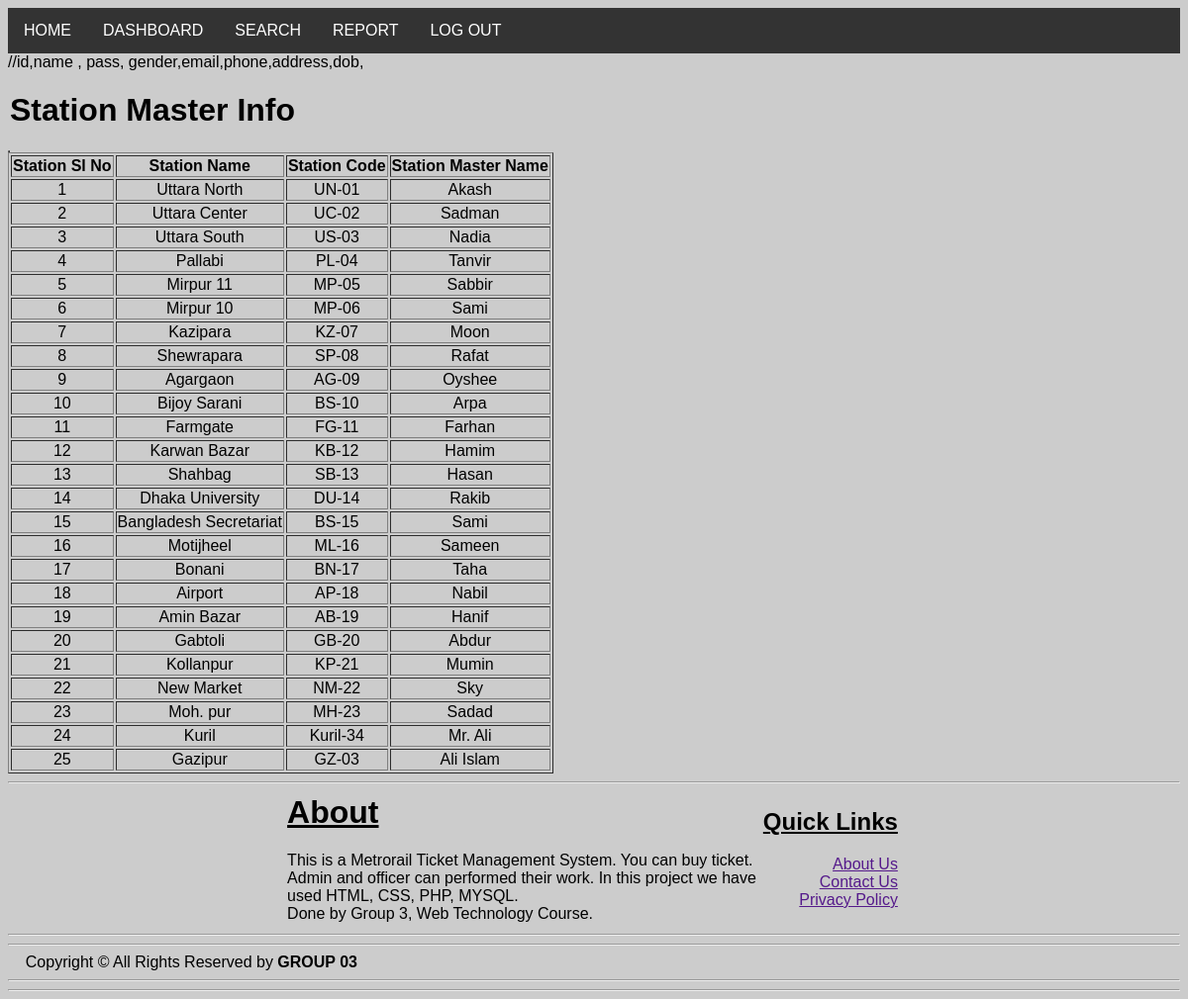
Page /admin/smaster.php on the committed database.
### tables this page shows
CREATE TABLE `train_route` (
  `r_id` int(10) NOT NULL,
  `r_name` text NOT NULL,
  `r_code` varchar(20) NOT NULL,
  `sm_name` text NOT NULL
);

### admin/Models/db_config.php (called while the page is built, shortened)
<?php
	$db_server="localhost";
	$db_uname="root";
	$db_pass="";
	$db_name="web_project";
	function get($query){
		global $db_server,$db_uname,$db_pass,$db_name;
		$conn = mysqli_connect($db_server,$db_uname,$db_pass,$db_name);
		$data = array();
		if($conn){
			$result = mysqli_query($conn,$query);
			while($row = mysqli_fetch_assoc($result)){
				$data[] = $row;
			}
		}
		return $data;
	}
?>

### admin/smaster.php (the view, shortened to what this page needs)
<?php
include_once 'header.php';
   require_once 'Models/db_config.php';
?>
<html>
	    <head>
        </head>
    <body>
	<legend><h1>Station Master Info</h1></legend>
           <div class="row">
                <div class="column">
                    <table border="1">
                       </div>
                <div class="column">
                    <table border="1">
                    <?php
                        $query1 = "SELECT r_id,r_name,r_code,sm_name FROM `train_route`";
                        $result1=get($query1);
                        echo "<tr><th>Station Sl No</th>
						<th>Station Name</th>
						<th>Station Code</th>
						<th>Station Master Name</th></tr>";
                        ?>
                    <?php
                        foreach ($result1 as $row){
                            echo "<tr><td align='center'>$row[r_id]</td>";
							echo "<td align='center'>$row[r_name]</td>";
							echo "<td align='center'>$row[r_code]</td>";
                            echo "<td align='center'>$row[sm_name]</td></tr>";}
                        ?>
                    </table>
                </div>
                </div>
            </body>
</html>
<?php include_once 'footer.php'?>

### admin/header.php (shortened to what this page needs)
<html>
<head>
</head>
<body>
<div class="navbar">
  <a href="admin_login.php">HOME</a>
  <div class="dropdown">
    <button class="dropbtn">DASHBOARD
    </button>
  </div>
  <div class="dropdown">
    <button class="dropbtn">SEARCH
    </button>
	</div>
  <a href="report.php">REPORT</a>
<a href="logout_controller.php">LOG OUT</a>
</div>
</body>
</html>

### admin/footer.php (shortened to what this page needs)
<html>
    <body>
    </body>
    <footer >
  <hr>
  <table  align="center">
    <tr>
      <td align="left">
        <h1><u>About</u></h1>
        <span>
          This is a Metrorail Ticket Management System. You can buy ticket.<br> Admin and officer can performed their work. In this project
          we have <br>used HTML, CSS, PHP, MYSQL.<br>
          Done by Group 3, Web Technology Course.
        </span>
      </td>
      <td>
        <table align="right">
          <tr>
          <td align="right">
            <h2><u>Quick Links</u></h2>
            <a href="">About Us</a><br>
            <a href="">Contact Us</a><br>
            <a href="">Privacy Policy</a>
          </td>
        </tr>
        </table>
      </td>
    </tr>
  </table>
  <hr>
  <hr>
  <span> &nbsp &nbsp Copyright &copy; All Rights Reserved by <b>GROUP 03</b></span>
   <hr>
   <hr>
</footer>
</html>

### admin/header.php (style rules this page uses)
body { font-family: Arial, Helvetica, sans-serif; background-color: rgb(204, 204, 204); }
.navbar { overflow: hidden; background-color: #333; }
.navbar a { float: left; font-size: 16px; color: white; text-align: center; padding: 14px 16px; text-decoration: none; }
.dropdown { float: left; overflow: hidden; }
.dropdown .dropbtn { font-size: 16px; border: none; outline: none; color: white; padding: 14px 16px; background-color: inherit; font-family: inherit; margin: 0; }

### admin/smaster.php (style rules this page uses)
body { background-color: rgb(204, 204, 204); }

### rows in the picture
train_route: r_id "1", r_name "Uttara North", r_code "UN-01", sm_name "Akash"
train_route: r_id "2", r_name "Uttara Center", r_code "UC-02", sm_name "Sadman"
train_route: r_id "3", r_name "Uttara South", r_code "US-03", sm_name "Nadia"
train_route: r_id "4", r_name "Pallabi", r_code "PL-04", sm_name "Tanvir"
train_route: r_id "5", r_name "Mirpur 11", r_code "MP-05", sm_name "Sabbir"
train_route: r_id "6", r_name "Mirpur 10", r_code "MP-06", sm_name "Sami"
train_route: r_id "7", r_name "Kazipara", r_code "KZ-07", sm_name "Moon"
train_route: r_id "8", r_name "Shewrapara", r_code "SP-08", sm_name "Rafat"
train_route: r_id "9", r_name "Agargaon", r_code "AG-09", sm_name "Oyshee"
train_route: r_id "10", r_name "Bijoy Sarani", r_code "BS-10", sm_name "Arpa"
train_route: r_id "11", r_name "Farmgate", r_code "FG-11", sm_name "Farhan"
train_route: r_id "12", r_name "Karwan Bazar", r_code "KB-12", sm_name "Hamim"
train_route: r_id "13", r_name "Shahbag", r_code "SB-13", sm_name "Hasan"
train_route: r_id "14", r_name "Dhaka University", r_code "DU-14", sm_name "Rakib"
train_route: r_id "15", r_name "Bangladesh Secretariat", r_code "BS-15", sm_name "Sami"
train_route: r_id "16", r_name "Motijheel", r_code "ML-16", sm_name "Sameen"
train_route: r_id "17", r_name "Bonani", r_code "BN-17", sm_name "Taha"
train_route: r_id "18", r_name "Airport", r_code "AP-18", sm_name "Nabil"
train_route: r_id "19", r_name "Amin Bazar", r_code "AB-19", sm_name "Hanif"
train_route: r_id "20", r_name "Gabtoli", r_code "GB-20", sm_name "Abdur"
train_route: r_id "21", r_name "Kollanpur", r_code "KP-21", sm_name "Mumin"
train_route: r_id "22", r_name "New Market", r_code "NM-22", sm_name "Sky"
train_route: r_id "23", r_name "Moh. pur", r_code "MH-23", sm_name "Sadad"
train_route: r_id "24", r_name "Kuril", r_code "Kuril-34", sm_name "Mr. Ali"
train_route: r_id "25", r_name "Gazipur", r_code "GZ-03", sm_name "Ali Islam"
